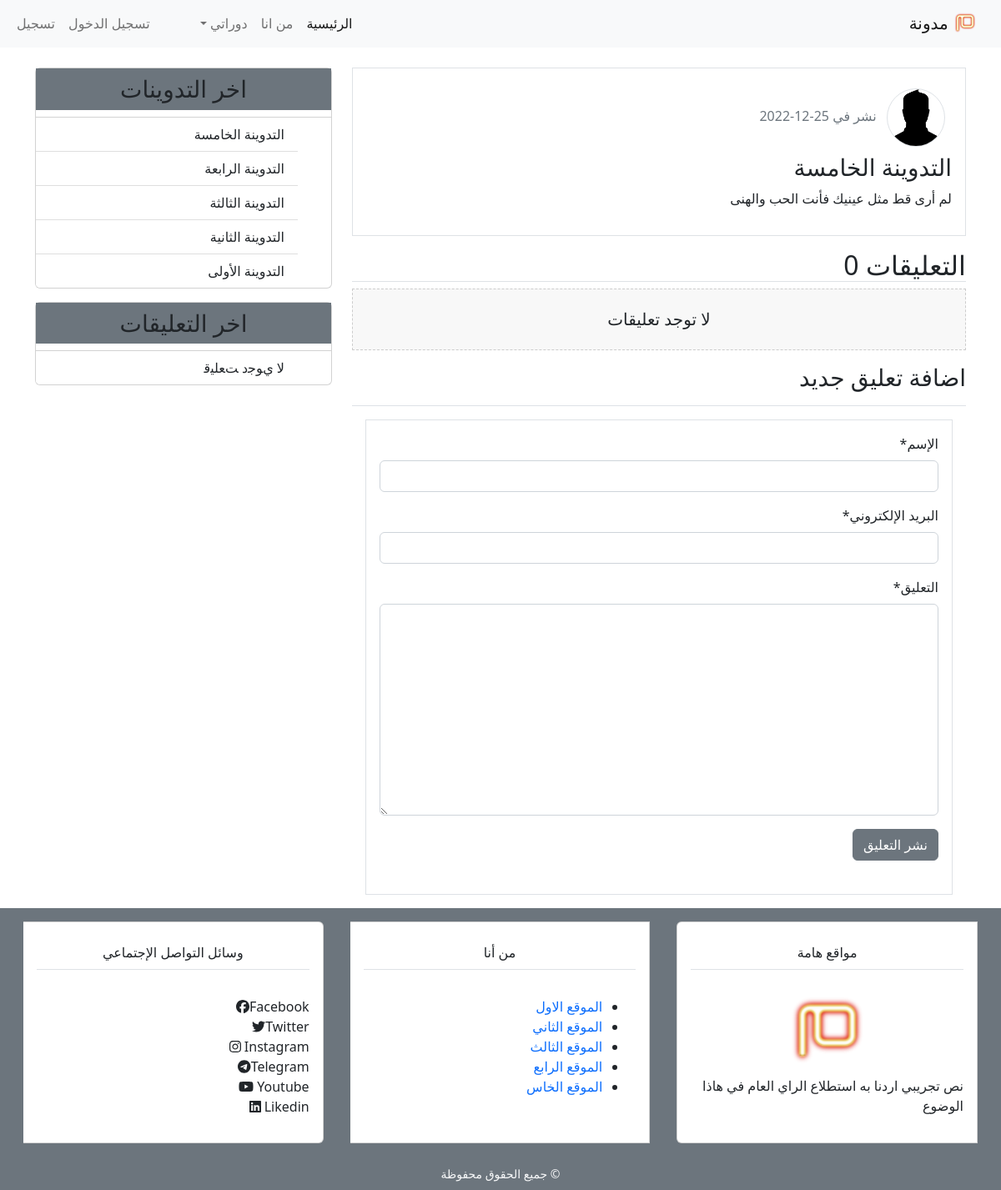
Screenshot of /detail/9/ with the database file from the repository.
### blog/models.py (models this page shows)
class Post(models.Model):
    title = models.CharField(max_length=100)
    content = models.TextField()
    post_date = models.DateTimeField(default=timezone.now)
    post_update = models.DateTimeField(auto_now=True)
    author = models.ForeignKey(User, on_delete=models.CASCADE)
    def __str__(self):
        return self.title
    class Meta:
        ordering = ('-post_date', )

### blog/views.py (the view)
# urls.py: path('detail/<int:post_id>/', views.post_detail, name='detail'),
def post_detail(request, post_id):
    post = get_object_or_404(Post, pk=post_id)
    comments = post.comments.filter(active=True)
    if request.method == 'POST':
        comment_form = NewComment(data=request.POST)
        if comment_form.is_valid():
            new_comment = comment_form.save(commit=False)
            new_comment.post = post
            new_comment.save()
            comment_form = NewComment()
    else:
        comment_form = NewComment()
    context = {
      'title': post,
      'post': post,
      'comments': comments,
      'comment_form': comment_form,
    }
    return render(request, 'blog/detail.html', context)

### blog/forms.py
class NewComment(forms.ModelForm):
    class Meta:
        model = Comment
        fields = ('name', 'email', 'body')

### blog/templatetags/post_tag.py (called while the page is built)
@register.inclusion_tag('blog/latest_posts.html')
def latest_posts():
    context = {
        'l_posts': Post.objects.all()[0:5],
    }
    return context

@register.inclusion_tag('blog/latest_comments.html')
def latest_comments():
    context = {
        'l_comments': Comment.objects.filter(active=True)[0:5],
    }
    return context

### blog/templates/blog/detail.html (shortened to what this page needs)
{% extends 'blog/base.html' %}
{% load static %}
{% load crispy_forms_tags %}
{% block content %}
<div class="border p-3 mb-3">
  <img class="img-fluid rounded-circle border m-2" width="70px" src="{% static 'blog/images/user.png' %}" alt="صورة الناشر" >
  <span class="text-secondary">نشر في {{post.post_date|date:'d-m-Y'}}</span>
  <h3>{{post.title}}</h3>
  <p>{{post.content}}</p>
</div>
<div>
  <h2 class="border-bottom">التعليقات {{comments.count}}</h2>
  {% if comments %}
  {% for comment in comments %}
    <div class="mb-3 p-3 comment">
	    <h6 class="border-bottom p-2">{{comment.name}}<span class="text-secondary">{{comment.comment_date|date:"d-m-Y"}}</span></h6>
    <p>{{comment.body}}</p>
    </div>
  {% endfor %}
  {% else %}
  <div class="text-center mb-3 p-4 comment">
    <h5 class="mb-0">لا توجد تعليقات</h5>
  </div>
  {% endif %}
</div>
<h3 class="border-bottom pb-3 mb-3"> اضافة تعليق جديد</h3>
<div class="border m-3 p-3">
<form method="Post">
  {{comment_form|crispy}}
  <input class="btn btn-secondary mb-4"	 type="submit" value="نشر التعليق">
</form>
</div>
{% endblock content %}

### blog/templates/blog/latest_posts.html
<ul class="list-group list-group-flush">
  {% for post in l_posts %}
  <li class="list-group-item">
    <a class="text-dark" href="{% url 'detail' post.pk %}">{{post.title}}</a>
  </li>
  {% empty %}
  <li class="border p-4 m-2">لاتوجد حاليا أية تدوينة</li>
  {% endfor %}
</ul>

### blog/static/blog/css/main.css (style rules this page uses)
html, body { direction: rtl; text-align: right; }
a { text-decoration:none; }
.comment { border: 1px dashed #ccc; background-color: #f8f8f8; }

### rows the page displays
Post: post_date "25-12-2022", title "التدوينة الخامسة", content "لم أرى قط مثل عينيك فأنت الحب والهنى"
Post: title "التدوينة الرابعة"
Post: title "التدوينة الثالثة"
Post: title "التدوينة الثانية"
Post: title "التدوينة الأولى"

### other values shown
{{ comments.count }} "0"
